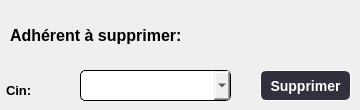
      <widget class="QWidget" name="Supprimer">
       <attribute name="title">
        <string>Supprimer</string>
       </attribute>
       <widget class="QPushButton" name="supprimer">
        <property name="geometry">
         <rect>
          <x>260</x>
          <y>70</y>
          <width>91</width>
          <height>31</height>
         </rect>
        </property>
        <property name="styleSheet">
         <string notr="true">#supprimer{
    background-color: #32303D;
    border-style: outset;
    border-width: 1px;
    font: bold 14px;
    color:#ffffff;
    padding: 2px;
	border-radius:6px;
}</string>
        </property>
        <property name="text">
         <string>Supprimer</string>
        </property>
       </widget>
       <widget class="QLabel" name="label">
        <property name="geometry">
         <rect>
          <x>6</x>
          <y>80</y>
          <width>61</width>
          <height>20</height>
         </rect>
        </property>
        <property name="styleSheet">
         <string notr="true">color: rgb(0, 0, 0);
font-size: 13px;
font:bold;</string>
        </property>
        <property name="text">
         <string>Cin:</string>
        </property>
       </widget>
       <widget class="QLabel" name="label_3">
        <property name="geometry">
         <rect>
          <x>10</x>
          <y>20</y>
          <width>201</width>
          <height>31</height>
         </rect>
        </property>
        <property name="styleSheet">
         <string notr="true">font-size: 16px;
color: rgb(0, 0, 0);
font:bold;</string>
        </property>
        <property name="text">
         <string>Adhérent à supprimer:</string>
        </property>
       </widget>
       <widget class="QComboBox" name="cin_supp">
        <property name="geometry">
         <rect>
          <x>80</x>
          <y>70</y>
          <width>151</width>
          <height>31</height>
         </rect>
        </property>
        <property name="styleSheet">
         <string notr="true">border: 1px solid;
border-radius: 5px;
color: rgb(0, 0, 0);
font-size: 12px;
font:bold;</string>
        </property>
       </widget>
      </widget>
